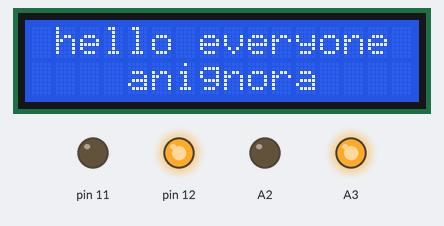
A sketch run on a simulated Arduino Nano, built with avr-gcc and run on an emulated ATmega328P. On the bench: 16×2 character LCD, output pins drawn as LEDs (lit = HIGH).

Above: at 0.1 s.
At 4.1 s:
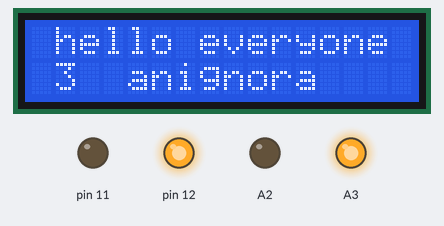
At 9.2 s:
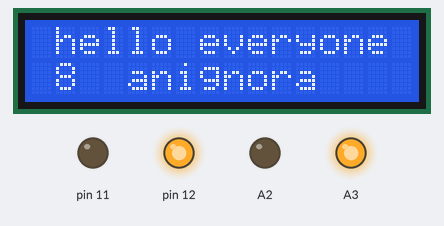
At 19.2 s:
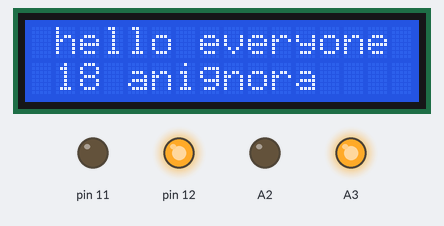
At 28.2 s:
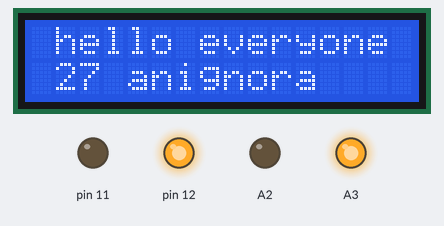
At 38.2 s:
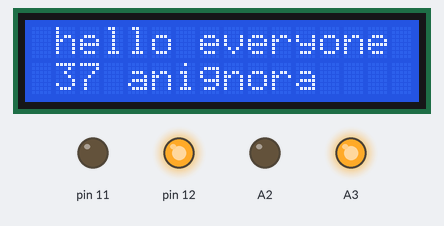

Measured:
- what the display in image 1 shows lasts 1.0 s, from 4.1 s to 5.1 s

The sketch:

lcd_I2C_nano_only.ino
```cpp
//arduino nano
//SCL A5
//SDA A4
//VCC 5v (A3)
//Gnd GND (A2)

#include <Wire.h>
#include <LiquidCrystal_I2C.h>

int address=0x27; //could be 0x27 or 0x3f, use i2c scanner and connect scl sda to arduino scl sda
LiquidCrystal_I2C lcd(address,16,2);  // set the LCD address to 0x27 for a 16 chars and 2 line display

void setup()
{
  pinMode(A3,OUTPUT);
  pinMode(A2,OUTPUT);
  pinMode(12,OUTPUT);
  pinMode(11,OUTPUT);

  digitalWrite(A3,HIGH);
  digitalWrite(A2,LOW);

  pinMode(A1,INPUT);    //sensor
  digitalWrite(12,HIGH);
  digitalWrite(11,LOW);


  lcd.init();                      // initialize the lcd
  lcd.backlight();
  lcd.setCursor(1,0);
  lcd.print("hello everyone");
  lcd.setCursor(1,1);
  lcd.print("   anignora");
}

int b=0;
void loop()
{
  delay(1000);
  lcd.setCursor(1,1);
  lcd.print(b++);
}
```
